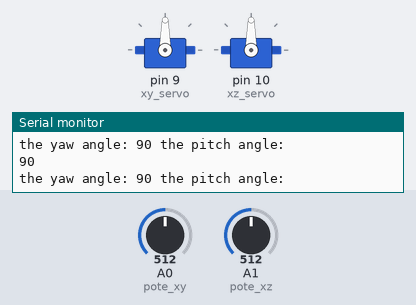
Recording of a sketch running on a simulated Arduino Uno, built with avr-gcc and run on an emulated ATmega328P. Shown: 2 × servo, the last lines printed to the serial monitor. The inputs (shaded band) are chosen by the test bench; at power-on: A0 (pote_xy) = 512, A1 (pote_xz) = 512.

Above: at 1.2 s.
1.3 s: A0 (pote_xy) set to 623
At 1.9 s:
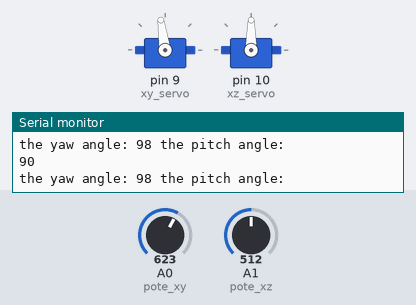
4.3 s: A0 (pote_xy) set to 651
At 4.9 s:
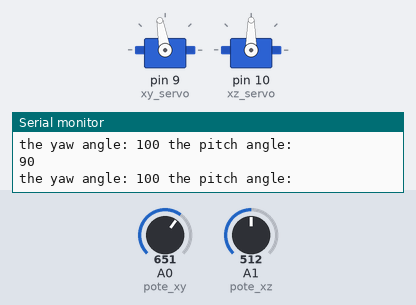
5.8 s: A1 (pote_xz) set to 626
At 6.7 s:
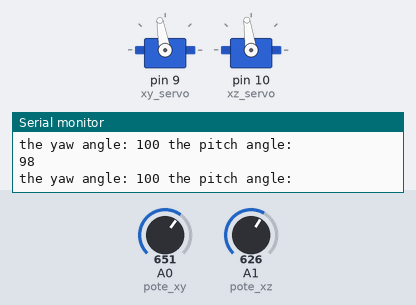
7.3 s: A1 (pote_xz) set to 647
At 7.7 s:
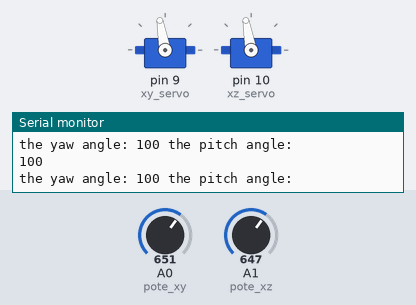
8.8 s: A1 (pote_xz) set to 306
At 9.2 s:
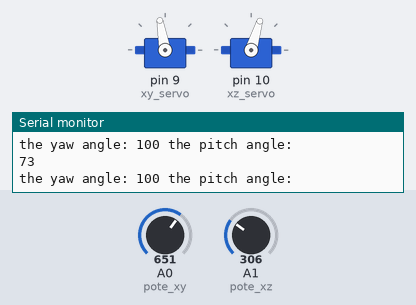
10.3 s: A0 (pote_xy) set to 511
At 10.9 s:
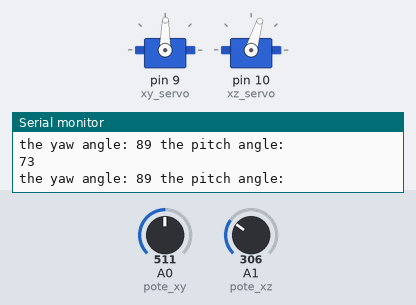
Timing chart, 0 to 12.8 s (numbered marks = the images above; inputs shaded):
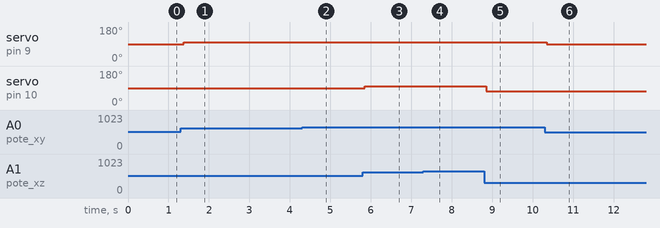

Measured:
- after the input at 1.3 s, servo on pin 9 (xy_servo): 90° → 98° after 0.08 s
- after the input at 4.3 s, servo on pin 9 (xy_servo): 98° → 100° after 0.07 s
- after the input at 5.8 s, servo on pin 10 (xz_servo): 90° → 98° after 0.05 s
- after the input at 7.3 s, servo on pin 10 (xz_servo): 98° → 100° after 0.08 s
- after the input at 8.8 s, servo on pin 10 (xz_servo): 100° → 73° after 0.06 s
- after the input at 10.3 s, servo on pin 9 (xy_servo): 100° → 89° at once

The sketch:

servo_control_with_potentio_meter.ino
```cpp
// servo control using a potentiometer
#include <Servo.h>

Servo yaw_servo;
Servo pitch_servo;

//xy_servo is yaw and xz_servo is pitch
//same for potentiometer
#define pote_xy A0
#define pote_xz A1
#define xy_servo 9
#define xz_servo 10

void setup() {
  Serial.begin(9600);
  pinMode(pote_xy, INPUT);
  pinMode(pote_xz, INPUT);
  yaw_servo.attach(xy_servo);
  pitch_servo.attach(xz_servo);
}

void loop() {
  //potentiometer output is in the range of 0 to 1023
  // so convering that to [10, 170]
  int xy_pos = 50.0 + (80./1023.)*analogRead(pote_xy); //do not need whole 0 to 180 angle
  int xz_pos = 50.0 + (80./1023.)*analogRead(pote_xz);
  Serial.print("the yaw angle: ");
  Serial.print(xy_pos);
  Serial.println(" the pitch angle: ");
  Serial.println(xz_pos);

  yaw_servo.write(xy_pos);
  pitch_servo.write(xz_pos);
}
```
